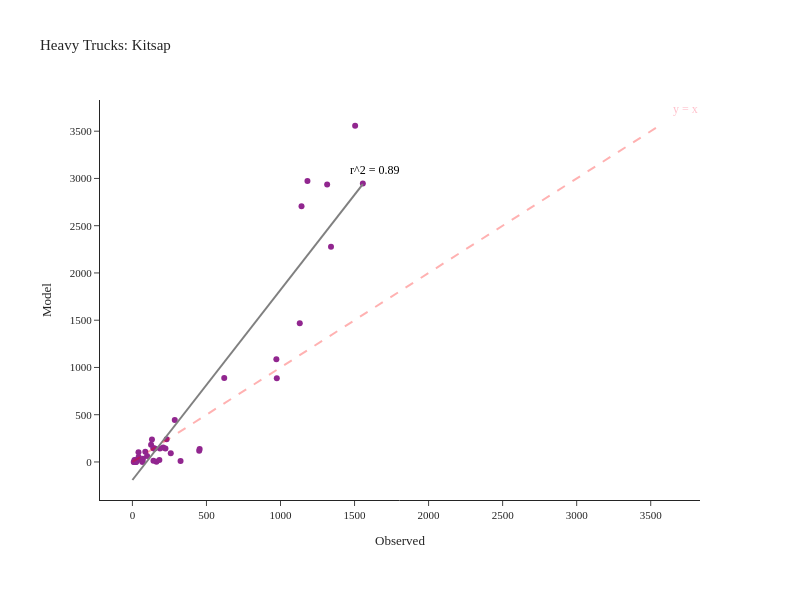

The notebook cell saved with this chart:
### Code cell
fig = create_truck_chart(df_daily_heavy, 'Heavy', 'Kitsap')
fig.show()

### Figure 1 — Plotly figure (JSON) as saved in the notebook; plotly's stock layout.template omitted (floating-point values rounded to 4 significant figures)
{"data": [{"customdata": [["SR-16  N/O SR-302 NB/SB", "Kitsap"], ["SR-16 N/O SR-160 NB/SB", "Kitsap"], ["SR-16 N/O Tremont NB/SB", "Kitsap"], ["SR-16 S/O SR-3 NB", "Kitsap"], ["SR-104 @ Hood Canal Bridge WB/EB", "Kitsap"], ["SR-104 E/O Hood Canal Bridge WB/EB", "Kitsap"], ["SR-104 N/O Pt Gamble Rd WB/EB", "Kitsap"], ["SR-104 E/O SR-307 WB/EB", "Kitsap"], ["SR-104 E/O Hansville WB/EB", "Kitsap"], ["SR-160 @ SR-16 WB/EB", "Kitsap"], ["SR-160 E/O Long Lake Rd WB/EB", "Kitsap"], ["SR-160 W/O Banner WB/EB", "Kitsap"], ["SR-160 E/O Peterson WB/EB", "Kitsap"], ["SR-160 S/O Southworth Dr WB/EB", "Kitsap"], ["SR-166 E/O SR-16 WB/EB", "Kitsap"], ["SR-3 E/O Sunset Way NB/SB", "Kitsap"], ["SR-3 N/O SR-305 NB/SB", "Kitsap"], ["SR-3 S/O Newberry Hill Rd NB/SB", "Kitsap"], ["SR-3 @ SR-304 NB/SB", "Kitsap"], ["SR-3 NE of SR-16 NB/SB", "Kitsap"], ["SR-3 W/O Lake Flora Rd NB/SB", "Kitsap"], ["SR-303 E/O SR-3 NB/SB", "Kitsap"], ["SR-303 N/O 11th St NB/SB", "Kitsap"], ["SR-303 N/O SR-304 NB/SB", "Kitsap"], ["SR-304 E/O SR-3 WB/EB", "Kitsap"], ["SR-304 W/O Naval WB/EB", "Kitsap"], ["SR-305 W/O SR-307 WB/EB", "Kitsap"], ["SR-305 W/O Suquamish Way WB/EB", "Kitsap"], ["SR-305 N/O Day Rd WB/EB", "Kitsap"], ["SR-305 N/O High School Rd WB/EB", "Kitsap"], ["SR-305 S/O Winslow Way WB/EB", "Kitsap"], ["SR-305 @ Ferry Ramp WB/EB", "Kitsap"], ["SR-307 W/O SR-104 NB/SB", "Kitsap"], ["SR-307 N/O Gunderson NB/SB", "Kitsap"], ["SR-307 S/O Gunderson NB/SB", "Kitsap"], ["SR-307 N/O SR-305 NB/SB", "Kitsap"], ["SR-308 @ SR-3 WB/EB", "Kitsap"], ["SR-308 E/O SR-3 WB/EB", "Kitsap"], ["SR-308 E/O Silverdale Way WB/EB", "Kitsap"], ["SR-308 W/O Brownsville Hwy WB/EB", "Kitsap"], ["SR-310 @ SR-3 WB/EB", "Kitsap"], ["SR-310 W/O Callow WB/EB", "Kitsap"]], "hovertemplate": "Observed=%{x}<br>Model=%{y}<br>location=%{customdata[0]}<br>County=%{customdata[1]}<extra></extra>", "legendgroup": "", "line": {"color": "Grey", "width": 2}, "marker": {"color": "#91268F", "symbol": "circle"}, "mode": "markers", "name": "", "orientation": "v", "showlegend": false, "type": "scatter", "x": [1504, 1182, 1315, 1130, 620, 69, 66, 151, 87, 126, 33, 28, 19, 14, 162, 975, 972, 1341, 1142, 1556, 325, 182, 208, 99, 231, 141, 286, 454, 451, 259, 11, 9, 223, 186, 146, 132, 42, 41, 71, 24, 142, 24], "xaxis": "x", "y": [3557, 2972, 2937, 1469, 889, 2, 2, 143, 107, 182, 17, 17, 19, 20, 2, 887, 1086, 2277, 2705, 2947, 9, 22, 152, 62, 241, 145, 444, 138, 118, 91, 0, 0, 142, 142, 143, 239, 52, 103, 35, 0, 13, 0], "yaxis": "y"}, {"hovertemplate": "Observed=%{x}<br>Model=%{y}<extra></extra>", "legendgroup": "", "line": {"color": "Grey", "dash": "solid", "width": 2}, "marker": {"symbol": "circle"}, "mode": "lines", "name": "", "orientation": "v", "showlegend": false, "type": "scatter", "x": [0.0, 15.72, 31.43, 47.15, 62.87, 78.59, 94.3, 110.0, 125.7, 141.5, 157.2, 172.9, 188.6, 204.3, 220.0, 235.8, 251.5, 267.2, 282.9, 298.6, 314.3, 330.1, 345.8, 361.5, 377.2, 392.9, 408.6, 424.4, 440.1, 455.8, 471.5, 487.2, 502.9, 518.7, 534.4, 550.1, 565.8, 581.5, 597.3, 613.0, 628.7, 644.4, 660.1, 675.8, 691.6, 707.3, 723.0, 738.7, 754.4, 770.1, 785.9, 801.6, 817.3, 833.0, 848.7, 864.4, 880.2, 895.9, 911.6, 927.3, 943.0, 958.7, 974.5, 990.2, 1006.0, 1022.0, 1037.0, 1053.0, 1069.0, 1084.0, 1100.0, 1116.0, 1132.0, 1147.0, 1163.0, 1179.0, 1195.0, 1210.0, 1226.0, 1242.0, 1257.0, 1273.0, 1289.0, 1305.0, 1320.0, 1336.0, 1352.0, 1367.0, 1383.0, 1399.0, 1415.0, 1430.0, 1446.0, 1462.0, 1477.0, 1493.0, 1509.0, 1525.0, 1540.0, 1556.0], "xaxis": "x", "y": [-190.9, -159.2, -127.6, -96.01, -64.4, -32.78, -1.165, 30.45, 62.06, 93.68, 125.3, 156.9, 188.5, 220.1, 251.8, 283.4, 315.0, 346.6, 378.2, 409.8, 441.4, 473.1, 504.7, 536.3, 567.9, 599.5, 631.1, 662.7, 694.4, 726.0, 757.6, 789.2, 820.8, 852.4, 884.1, 915.7, 947.3, 978.9, 1011.0, 1042.0, 1074.0, 1105.0, 1137.0, 1169.0, 1200.0, 1232.0, 1263.0, 1295.0, 1327.0, 1358.0, 1390.0, 1422.0, 1453.0, 1485.0, 1516.0, 1548.0, 1580.0, 1611.0, 1643.0, 1674.0, 1706.0, 1738.0, 1769.0, 1801.0, 1833.0, 1864.0, 1896.0, 1927.0, 1959.0, 1991.0, 2022.0, 2054.0, 2085.0, 2117.0, 2149.0, 2180.0, 2212.0, 2243.0, 2275.0, 2307.0, 2338.0, 2370.0, 2402.0, 2433.0, 2465.0, 2496.0, 2528.0, 2560.0, 2591.0, 2623.0, 2654.0, 2686.0, 2718.0, 2749.0, 2781.0, 2813.0, 2844.0, 2876.0, 2907.0, 2939.0], "yaxis": "y"}], "layout": {"annotations": [{"align": "right", "font": {"color": "pink", "size": 12}, "showarrow": false, "text": "y = x", "x": 3735.0, "y": 3735.0}, {"align": "right", "font": {"color": "black", "size": 12}, "showarrow": false, "text": "r^2 = 0.89", "x": 1634.0, "y": 3086.0}], "height": 600, "legend": {"tracegroupgap": 0}, "margin": {"b": 100, "l": 100, "r": 100, "t": 100}, "shapes": [{"line": {"color": "Red", "dash": "dash", "width": 2}, "type": "line", "x0": 0, "x1": 3557, "y0": 0, "y1": 3557}], "title": {"text": "Heavy Trucks: Kitsap"}, "width": 800, "xaxis": {"anchor": "y", "domain": [0, 1], "title": {"text": "Observed"}}, "yaxis": {"anchor": "x", "domain": [0, 1], "title": {"text": "Model"}}}}
